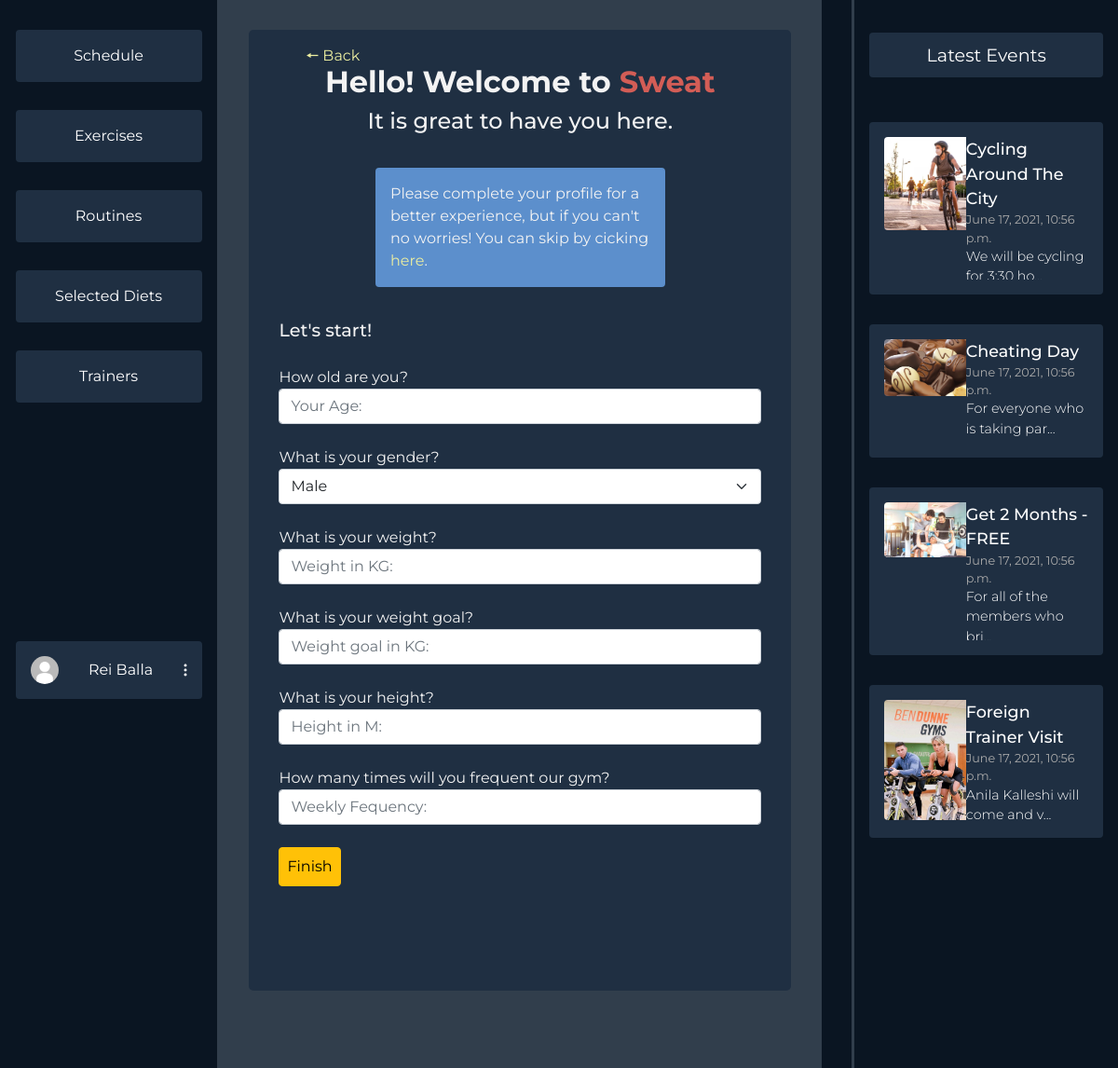
The app's page /dashboard/profile/complete/ (signed in) with its own data.
### users/models.py (models this page shows, shortened)
class Profile(models.Model):
    user = models.OneToOneField(User, on_delete=models.CASCADE)
    profile_photo = models.ImageField(
        upload_to='media/profiles/', default='profiles/default.jpg')
    height = models.FloatField(default=170.0)
    weight = models.FloatField(default=60.0)
    weight_goal = models.FloatField(default=70.0)
    GENDER_CHOICES = (('F', 'Female'), ('M', 'Male'), ('O', 'Other'))
    gender = models.CharField(
        max_length=9, choices=GENDER_CHOICES, default=GENDER_CHOICES[0])
    FREQUENCY = (
        ('3x', '3 Times a Week'),
        ('4x', '4 Times a Week'),
        ('5x', '5 Times a Week'),
        ('6x', '6 Times a Week'),
    )
    week_frequency = models.CharField(
        max_length=20, choices=FREQUENCY, default=FREQUENCY[0])
    profile_complete = models.BooleanField(default=False)
    selected_diets = models.ManyToManyField(DietPlan, blank=True)
    age = models.IntegerField(null=True)

### dashboards/models.py (models this page shows, shortened)
class Event(models.Model):
    title = models.CharField(max_length=60, blank=True)
    date = models.DateTimeField(default=datetime.now(), blank=True)
    desc = models.TextField(blank=True)
    thumbnail = models.ImageField(
        upload_to='events/', default='events/default.jpg')

### dashboards/user_views.py (the view, shortened to what this page needs)
# urls.py: path('profile/complete/', user_views.complete_profile, name='complete-profile'),
@login_required(login_url='login')
def complete_profile(request):
    events = Event.objects.all()[:4]
    context = {'options': BLANK_NAV,
               'events': events}
    return render(request, 'dashboards/user/complete_profile.html', context)

### dashboards/templates/dashboards/user/complete_profile.html (shortened to what this page needs)
{% extends 'dashboards/user/dashboard.html' %}
{% load static %}
{% block styles %}
<link rel="stylesheet" href="{% static 'css/dashboards/complete_profile.css' %}">
{% endblock styles %}
{% block middle %}
<a class="back" href="{% url 'profile' %}">🠔 Back</a>
<div class="complete-profile">
    <div class="welcome">
        <div class="welcome-title">Hello! Welcome to <span>Sweat</span></div>
        <div class="welcome-sub">It is great to have you here.</div>
    </div>
    <div class="complete">
        <div class="comp-title">Please complete your profile for a better experience, but if you can't no worries! You can skip by cicking <a href="{% url 'userdashboard-schedule' %}">here</a>.</div>
    </div>
    <div class="complete-form form">
        <form method="POST" action="{% url "complete-profile" %}" class="form">
                <div class="title">
                Let's start!
                </div>
                <div class="form-group mt-4">
                    <label for="age">How old are you?</label>
                    <input type="number" class="form-control {{ageValid}}" id="age" name="age" placeholder="Your Age: ">
                </div>
                <div class="form-group mt-4">
                    <label for="gender">What is your gender?</label>
                    <select class="form-select" name="gender">
                        <option value="M" selected>Male</option>
                    </select>
                </div>
                <div class="form-group mt-4">
                    <label for="weight">What is your weight?</label>
                    <input type="float" class="form-control {{weightValid}}" id="weight" name="weight" placeholder="Weight in KG: ">
                </div>
                <div class="form-group mt-4">
                    <label for="weight_goal">What is your weight goal?</label>
                    <input type="float" class="form-control {{weightGoalValid}}" id="weight_goal" name="weight_goal" placeholder="Weight goal in KG: ">
                </div>
                <div class="form-group mt-4">
                    <label for="height">What is your height?</label>
                    <input type="float" class="form-control {{heightValid}}" id="height" name="height" placeholder="Height in M: ">
                </div>
                <div class="form-group mt-4">
                    <label for="frequency">How many times will you frequent our gym?</label>
                    <input type="number" class="form-control {{frequencyValid}}" id="frequency" name="frequency" placeholder="Weekly Fequency: ">
                </div>
                <input class="btn btn-warning p-2 mt-4" type="submit" value="Finish"/>
        </form>
    </div>
</div>
{% endblock middle %}

### dashboards/templates/dashboards/user/dashboard.html (shortened to what this page needs)
{% load static %}
<html>
  <head>
    <link href="https://cdn.jsdelivr.net/npm/bootstrap@5.0.1/dist/css/bootstrap.min.css" rel="stylesheet">
    <link rel="stylesheet" href="{% static 'css/dashboards/main.css' %}">
    <link rel="stylesheet" href="https://cdn.jsdelivr.net/npm/bootstrap-select@1.13.14/dist/css/bootstrap-select.min.css">
    {% block styles %}
    {% endblock styles %}
  </head>
  <body>
  {% block content %}
  {% if user.is_authenticated %}
  <div class="mycontainer">
    <div class="navigation">
      <div class="nav-col">
        <div class="options">
          {% for key, item in options.items %}
            {% if item.isActive %}
            <a class="option-active" href="/dashboard/{{item.url}}">{{ item.name }}</a>
            {% else %}
            <a class="option" href="/dashboard/{{item.url}}">{{ item.name }}</a>
            {% endif %}
          {% endfor %}
        </div>
        <div class="profile-wrapper">
          <div class="user-btn">
            <div class="profile-pic"><img src="{{ user.profile.profile_photo.url }}" alt=""></div>
            {% if user.first_name %}
            <span>{{user.get_full_name}}</span>
            {% else %}
            <span>{{user.username}}</span>
            {% endif %}
            <div class="three-dot"><img src="{% static 'svg/3dots.svg' %}" alt=""></div>
          </div>
        </div>
      </div>
      <div class="divider"></div>
    </div>
    <div class="middle">
    {% block middle %}
    {% endblock middle %}
    </div>
    <div class="events-section">
      <div class="divider"></div>
      <div class="events">
        <div class="latest">
          Latest Events
        </div>
        <div class="items overflow-auto">
        {% for item in events %}
          <div class="event-item">
            <div class="event-item-left">
              <div class="event-thumb"><img src="{{item.thumbnail.url}}"></div>
            </div>
            <div class="event-item-right">
              <div class="title">{{item.title}}</div>
              <div class="date">{{item.date}}</div>
              {% if item.desc|length > 30 %}
                <div class="desc">{{item.desc|slice:":30"}}...</div>
              {% else %}
                <div class="desc">{{item.desc}}</div>
              {% endif %}
            </div>
          </div>
        {% endfor %}
        </div>
      </div>
    </div>
  </div>
  {% endif %}
  {% endblock content %}
  </body>
<html>

### static/css/dashboards/main.css (style rules this page uses)
* { margin: 0; font-family: "Montserrat", sans-serif; overflow: hidden; }
body { background-color: #0a1522; }
.mycontainer { display: flex; flex-direction: row; justify-content: space-between; }
.navigation { width: 20vw; }
.nav-col { display: flex; flex-direction: column; align-items: flex-end; margin: 1em; }
.options { margin-left: 7em; display: flex; flex-direction: column; justify-content: space-between; margin-top: 1em; height: 400px; }
.option { background-color: #1f2f42; color: #fff; padding: 1em; padding-right: 1em; padding-left: 1em; width: 200px; text-align: center; border-radius: 4px; }
a { text-decoration: none; }
.user-btn { background-color: #1f2f42; color: #fff; padding: 1em; padding-right: 1em; padding-left: 1em; width: 200px; text-align: center; border-radius: 4px; margin-top: 16em; display: flex; flex-direction: row; align-items: center; justify-content: space-between; }
.profile-pic img { height: 30px; border-radius: 50%; width: auto; }
.navigation { display: flex; flex-direction: row; }
.divider { background-color: #313e4c; width: 4px; height: 100vh; margin: 0; padding: 0; z-index: 10; }
.middle { margin-right: 2em; width: 55vw; background-color: #313e4c; }
.events-section { margin-right: 1em; width: 23vw; display: flex; flex-direction: row; }
.event-thumb img { width: 100px; height: auto; border-radius: 4px; }
.latest { margin-top: 1em; background-color: #1f2f42; color: white; border-radius: 4px; padding: 0.5em 1em 0.5em 1em; text-align: center; font-size: 1.2em; }
.events { margin-top: 1em; margin-left: 1em; display: flex; flex-direction: column; color: white; width: 100%; }
.items { height: 200px; max-height: 800px; margin-top: 2em; display: flex; flex-direction: column; justify-content: space-between; height: 100%; }
.event-item { background-color: #1f2f42; border-radius: 4px; padding: 1em; display: flex; flex-direction: row; margin: 1em 0 1em 0; }
.event-item-left { width: 40%; }
.event-item-right { width: 60%; }
.event-item-right .title { font-size: 1.1em; }
.event-item-right .date { font-size: 0.8em; color: rgb(170, 170, 170); }
.event-item-right .desc { font-weight: 300; font-size: 0.9em; }

### static/css/dashboards/complete_profile.css (style rules this page uses)
.complete-profile { width: 90%; margin: auto; margin-top: 2em; min-height: 90vh; max-height: 90vh; overflow-y: auto; color: #f3f3f3; padding: 2em; background-color: #1f2f42; border-radius: 5px; }
.welcome-title { text-align: center; font-size: 2em; font-weight: bold; }
.welcome-title > span { color: #d35d56; }
.welcome-sub { text-align: center; font-size: 1.5em; font-weight: 500; }
.comp-title { background-color: #5c8fcc; padding: 1em; margin: auto; width: 60%; margin-top: 2em; border-radius: 4px; margin-bottom: 2em; }
.comp-title > a { color: #eceea0; }
.title { font-size: 1.2em; font-weight: 500; }
.back { position: absolute; transform: translate(160%, 200%); color: #eceea0; }

### records on screen
Event: thumbnail (picture), title "Cycling Around The City", date "June 17, 2021, 10:56 p.m.", desc "We will be cycling…"
Event: thumbnail (picture), title "Cheating Day", date "June 17, 2021, 10:56 p.m.", desc "For everyone who is taking par"
Event: thumbnail (picture), title "Get 2 Months - FREE", date "June 17, 2021, 10:56 p.m.", desc "For all of the members who…"
Event: thumbnail (picture), title "Foreign Trainer Visit", date "June 17, 2021, 10:56 p.m.", desc "Anila Kalleshi will come and v"

### other values on screen
{{ item.name }} "Schedule" "Exercises" "Routines" "Selected Diets" "Trainers"
{{ user.get_full_name }} "Rei Balla"
